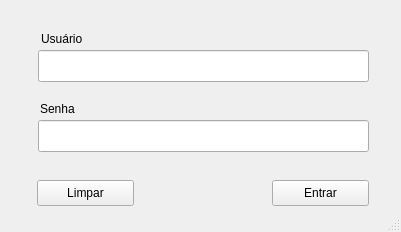
<?xml version="1.0" encoding="UTF-8"?>
<ui version="4.0">
 <class>LoginWindow</class>
 <widget class="QMainWindow" name="LoginWindow">
  <property name="geometry">
   <rect>
    <x>0</x>
    <y>0</y>
    <width>401</width>
    <height>232</height>
   </rect>
  </property>
  <property name="windowTitle">
   <string>Login - SIF</string>
  </property>
  <property name="windowIcon">
   <iconset theme="FIAT">
    <normaloff>../../../../Imagens/ico_Fiat_flatpng.png</normaloff>../../../../Imagens/ico_Fiat_flatpng.png</iconset>
  </property>
  <property name="layoutDirection">
   <enum>Qt::LeftToRight</enum>
  </property>
  <property name="autoFillBackground">
   <bool>false</bool>
  </property>
  <widget class="QWidget" name="centralwidget">
   <widget class="QPushButton" name="pushButton">
    <property name="geometry">
     <rect>
      <x>37</x>
      <y>180</y>
      <width>97</width>
      <height>26</height>
     </rect>
    </property>
    <property name="text">
     <string extracomment="Comment">Limpar</string>
    </property>
   </widget>
   <widget class="QLabel" name="labelUser">
    <property name="geometry">
     <rect>
      <x>41</x>
      <y>30</y>
      <width>67</width>
      <height>17</height>
     </rect>
    </property>
    <property name="text">
     <string>Usuário</string>
    </property>
   </widget>
   <widget class="QLabel" name="label_2">
    <property name="geometry">
     <rect>
      <x>40</x>
      <y>100</y>
      <width>67</width>
      <height>17</height>
     </rect>
    </property>
    <property name="text">
     <string>Senha</string>
    </property>
   </widget>
   <widget class="QPushButton" name="pushButton_2">
    <property name="geometry">
     <rect>
      <x>272</x>
      <y>180</y>
      <width>97</width>
      <height>26</height>
     </rect>
    </property>
    <property name="text">
     <string>Entrar</string>
    </property>
   </widget>
   <widget class="QLineEdit" name="lineEdit_senha">
    <property name="geometry">
     <rect>
      <x>38</x>
      <y>120</y>
      <width>331</width>
      <height>32</height>
     </rect>
    </property>
    <property name="text">
     <string/>
    </property>
    <property name="echoMode">
     <enum>QLineEdit::Password</enum>
    </property>
   </widget>
   <widget class="QLineEdit" name="lineEdit_usuario">
    <property name="geometry">
     <rect>
      <x>38</x>
      <y>50</y>
      <width>331</width>
      <height>32</height>
     </rect>
    </property>
   </widget>
  </widget>
  <widget class="QStatusBar" name="statusBar"/>
 </widget>
 <tabstops>
  <tabstop>lineEdit_usuario</tabstop>
  <tabstop>lineEdit_senha</tabstop>
  <tabstop>pushButton_2</tabstop>
  <tabstop>pushButton</tabstop>
 </tabstops>
 <resources/>
 <connections/>
</ui>
